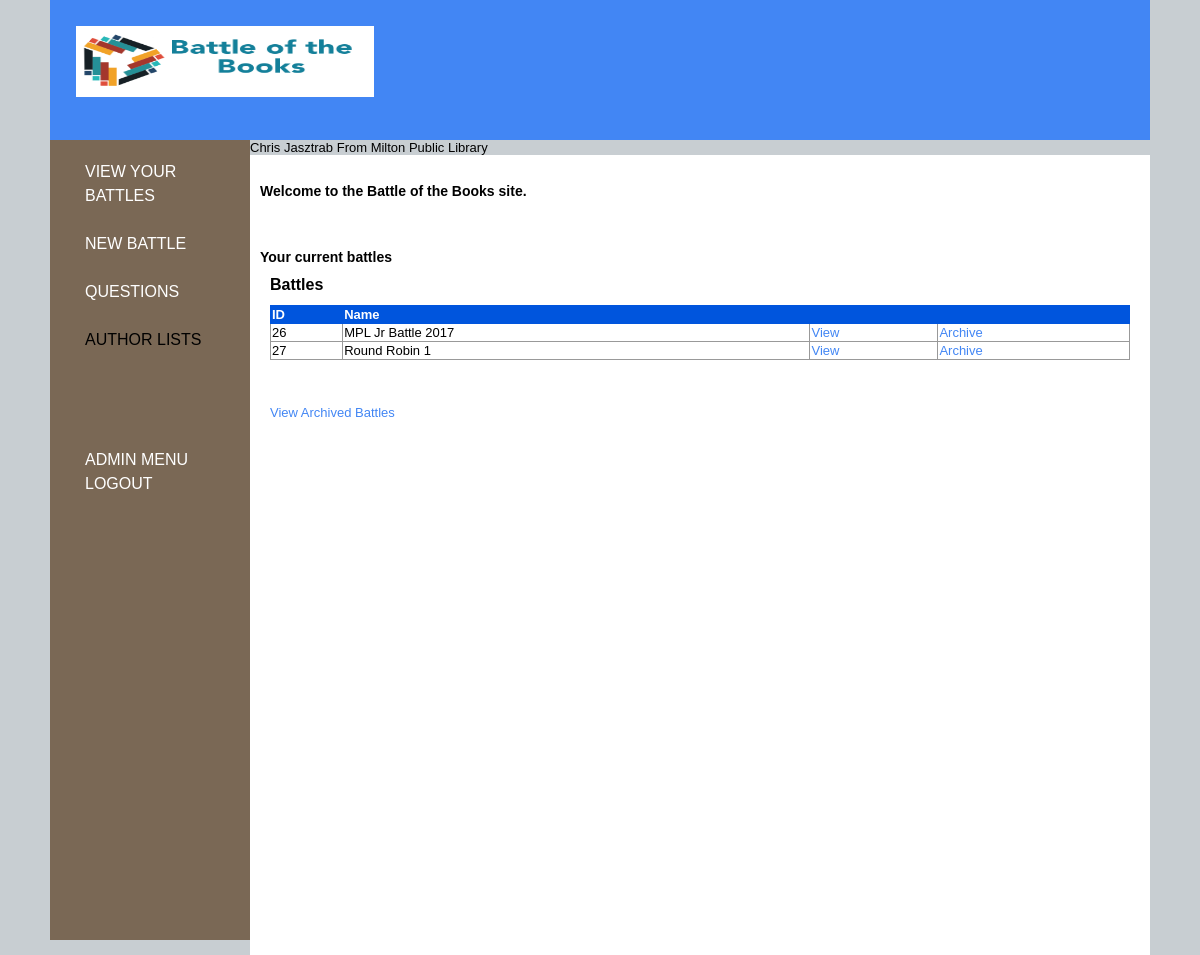
The page /public/dashboard/index.php (signed in) on the database its author committed.
### tables this page shows
CREATE TABLE `locations` (
  `id` int(4) NOT NULL,
  `location_name` varchar(255) DEFAULT NULL,
  `location_shortname` varchar(4) DEFAULT NULL
);

CREATE TABLE `battle` (
  `name` varchar(255) NOT NULL,
  `level` int(3) NOT NULL,
  `round` int(3) NOT NULL,
  `preamble` varchar(255) NOT NULL,
  `date_created` timestamp NOT NULL DEFAULT CURRENT_TIMESTAMP ON UPDATE CURRENT_TIMESTAMP,
  `owner` int(3) NOT NULL,
  `creator` int(3) NOT NULL,
  `questions` text NOT NULL,
  `id` int(7) NOT NULL,
  `notes` varchar(4000) NOT NULL,
  `is_archived` int(1) NOT NULL
);

### private/database.php (called while the page is built, shortened)
<?php
  function db_escape($connection, $string) {
    return mysqli_real_escape_string($connection, $string);
  }
?>

### private/query_functions.php (called while the page is built, shortened)
<?php
  function find_location_by_id($id) {
      global $db;
      $sql = "SELECT * FROM locations ";
      $sql .= "WHERE id='" .  db_escape($db, $id) . "'";
      $result = mysqli_query($db, $sql);
      $locinfo = mysqli_fetch_assoc($result);
      return $locinfo;
    }
  function find_admin_by_id($id) {
      global $db;
      $sql = "SELECT * FROM admins ";
      $sql .= "WHERE id='" .  db_escape($db, $id) . "'";
      $result = mysqli_query($db, $sql);
      $admin = mysqli_fetch_assoc($result);
      return $admin;
    }
  function find_battles_by_location($location_id) {
    global $db;
    $sql = "SELECT * FROM battle ";
    $sql .= "WHERE owner='" . db_escape($db, $location_id) . "' ";
    $sql .= "AND is_archived != 1";
    $result = mysqli_query($db, $sql);
    return $result;
  }
?>

### private/auth_functions.php (called while the page is built, shortened)
<?php
function is_logged_in() {
  return isset($_SESSION['admin_id']);
}
 ?>

### private/functions.php (called while the page is built, shortened)
<?php
function url_for($script_path) {
  if($script_path[0] != '/') {
    $script_path = "/" . $script_path;
  }
  return WWW_ROOT . $script_path;
}
function u($string="") {
  return urlencode($string);
}
function h($string="") {
  return htmlspecialchars($string);
}
 ?>

### public/dashboard/index.php (the view, shortened to what this page needs)
<?php include(SHARED_PATH . '/public_header.php')?>
<?php $logged_in_admin = find_admin_by_id($_SESSION['admin_id']);
      $location_info = find_location_by_id($logged_in_admin['location']);
      $location_name = $location_info['location_name'];
      $welcome_string = $logged_in_admin['first_name'] . " ";
      $welcome_string .= $logged_in_admin['last_name'] . " From ";
      $welcome_string .= $location_name;
      ?>
<div id="main">
  <?php include(SHARED_PATH . '/dashboard_navigation.php'); ?>
<?php echo $welcome_string; ?>
  <div id="page">
<?php $location_battles = find_battles_by_location($_SESSION['question.owner']); ?>
    <?php include(SHARED_PATH . '/static_homepage.php'); ?>
    <h2>Your current battles</h2>
    <div id="content">
      <div class="battle listing">
        <h1>Battles</h1>
          <?php if(is_logged_in()){ ?>
        <table class="list">
          <tr>
            <th>ID</th>
            <th>Name</th>
            <th>&nbsp;</th>
            <th>&nbsp;</th>
          </tr>
          <?php foreach($location_battles as $battle) { ?>
            <tr>
              <td><?php echo $battle['id']; ?></td>
              <td><?php echo $battle['name']; ?></td>
              <td><a class="action" href="<?php echo
              url_for('/dashboard/battle/show.php?id=' . h(u($battle['id'])));
              ?>">View</a></td>
              <td><a class="action" href="<?php echo url_for('/dashboard/battle/archive/archive.php?id=' . h(u($battle['id'])));
              ?>">Archive</a></td>
            </tr>
          <?php } ?>
        </table>
      </div>
      <br />
      <br />
      <br />
      <a class="back-link" href="<?php echo url_for('/dashboard/archived_list.php'); ?>">View Archived Battles</a><br/>
            <?php } ?>
    </div>
  </div>
</div>

### public/stylesheets/public.css (style rules this page uses)
html { height: 100%; width: 100%; }
body { width: 1100px; height: 100%; margin: auto; border: 0; font-family: Verdana, Arial, Helvetica, sans-serif; font-size: 13px; line-height: 15px; background: #c8ced2; }
#main { width: 1100px; height: 100%; min-height: 800px; margin: 0; padding: 0; background: #c8ced2; }
table { border-collapse: collapse; vertical-align: top; }
table.list { width: 100%; }
table.list tr td { border: 1px solid #999999; }
table.list tr th { border: 1px solid #0055DD; background: #0055DD; color: white; text-align: left; }
a { color: #4286f4; text-decoration: none }
#page { float: right; width: 900px; height: 100%; padding-left: 0; vertical-align: top; background: #ffffff; }
#page h1 { font-size: 16px; color: #000000; line-height: normal; }
#page h2 { font-size: 14px; color: #000000; line-height: normal; }
#content { margin-top: 0px; margin-left: 10px; margin-right: 10px; }

### rows shown on the page
battle: id "26", name "MPL Jr Battle 2017"
battle: id "27", name "Round Robin 1"

### other values the page prints
$welcome_string "Chris Jasztrab From Milton Public Library"
